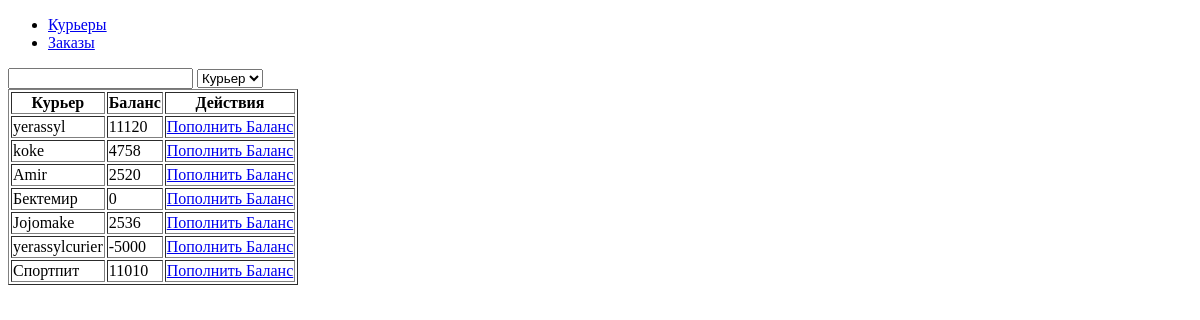
Page /adminpanel/ on the earlier database version.
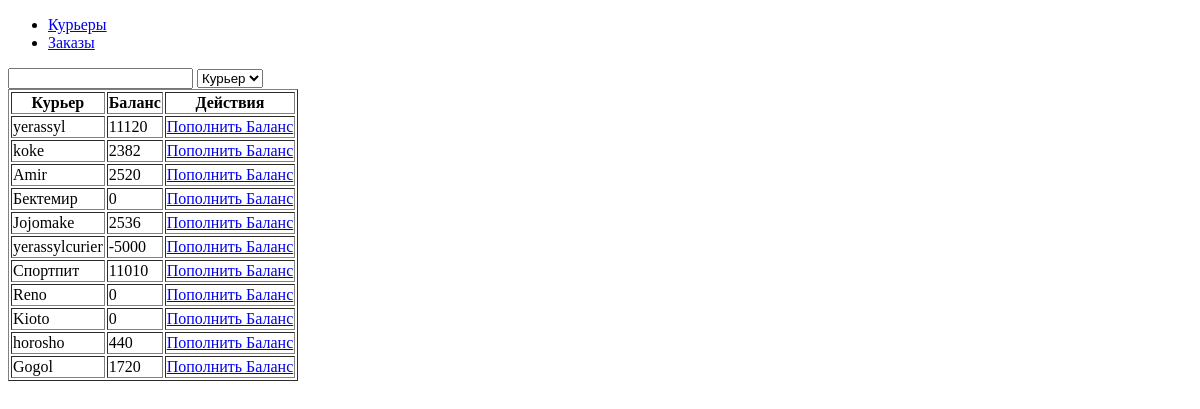
Same page on the later database version.
### curier/models.py (models this page shows)
class Curier(models.Model):
	user = models.OneToOneField(settings.AUTH_USER_MODEL, on_delete=models.CASCADE,related_name="mycurier")
	first_name = models.CharField(max_length=255,default="")
	last_name = models.CharField(max_length=255, default="")
	photo =models.ImageField(upload_to='curiers/%y/%m/%d', blank=True)
	experience=models.IntegerField(blank=True, null=True)
	phone = models.IntegerField(null=False, blank=False)
	is_available=models.BooleanField(default=False)
	balance = models.DecimalField(decimal_places=0,max_digits=1000,default=0)

### adminapp/views.py (the view)
# urls.py: path('',views.index,name="Home"),
def index(request):
    curiers=None
    if request.method=="POST":
        username = request.POST.get("search")
        curiers = Curier.objects.filter(user__username__contains=username)
    else:
        curiers = Curier.objects.all()
    cxt={
        "curiers":curiers
    }
    return render(request,"adminapp/curiers.html",context=cxt)

### adminapp/templates/adminapp/curiers.html (shortened to what this page needs)
{%extends 'adminapp/base.html'%}
{%block title%} Admin Panel {%endblock%} {%block body%}
<form method="POST" action="{% url 'curiers'%}">
<input type="text" name="search" id="search">
<select name="parameter" id="parameter">
<option value="curier">
Курьер
</option>
</select>
</form>
<table border="1">
    <tr>
        <th>Курьер</th>
        <th>Баланс</th>
        <th>Действия</th>
    </tr>
    {%for i in curiers%}
    <tr>
    <td>{{i.user.username}}</td>
    <td>{{i.balance}}</td>
    <td><a href="{%url 'balance_add_form' id=i.pk%}">Пополнить Баланс</a></td>
    </tr>
    {%endfor%}
</table>
{%endblock%}

### adminapp/templates/adminapp/base.html (shortened to what this page needs)
<!DOCTYPE html>
{%load static%}
<html lang="en">
<head>
</head>
<body>
    <ul>
        <li><a href="{%url 'curiers'%}">Курьеры</a></li>
        <li><a href="{%url 'orders_all'%}">Заказы</a></li>
    </ul>
    {%block body%} {%endblock%}
</body>
</html>

Differences in the rows shown:
changed Curier "koke": balance "4758" → "2382"
added Curier: user.username "Reno", balance "0"
added Curier: user.username "Kioto", balance "0"
added Curier: user.username "horosho", balance "440"
added Curier: user.username "Gogol", balance "1720"
